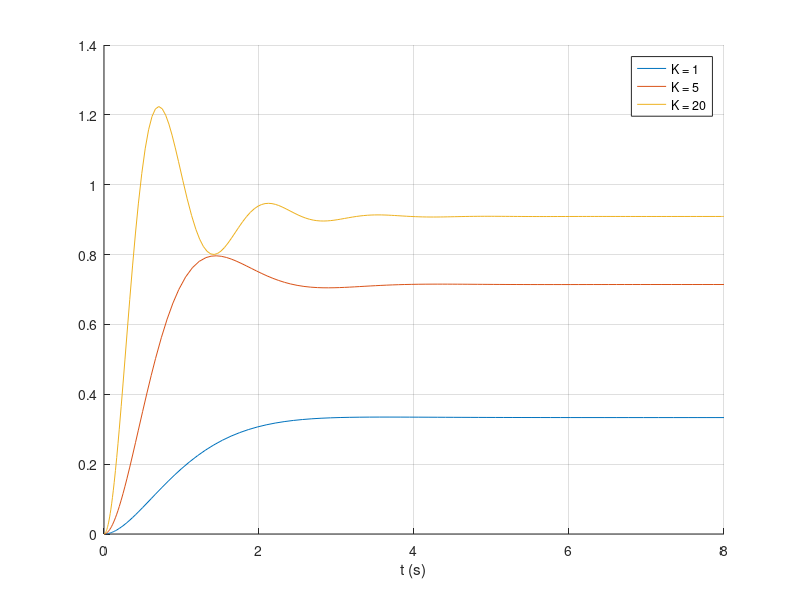

Write MATLAB code to recreate this figure.
% Day 093 · Model-Based Design: Subsystems, Transfer Functions and MATLAB Function Blocks — The same closed-loop sweep computed with ode45
% Run: open this file in MATLAB and press Run (or type example_2 in the Command Window)

% Plant 1/(s^2 + 3s + 2) with proportional gain K and unity feedback:
% y'' + 3y' + 2y = K (r - y),  r = 1
hold on
for K = [1 5 20]
    [t, Y] = ode45(@(t, s) [s(2); K*(1 - s(1)) - 3*s(2) - 2*s(1)], [0 8], [0; 0]);
    plot(t, Y(:, 1), 'DisplayName', sprintf('K = %d', K));
    fprintf('K = %2d: final value %.3f (theory K/(K+2) = %.3f), overshoot %.1f %%\n', K, Y(end, 1), K/(K + 2), 100*max(0, max(Y(:, 1)) - K/(K+2))/(K/(K+2)));
end
hold off; grid on; legend show; xlabel('t (s)')
